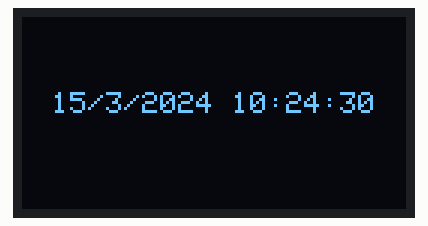
Simulated run of this sketch. Board: Arduino Uno, built with avr-gcc and run on an emulated ATmega328P. Shown: 128×64 one-colour display. The local clock reads 2024-03-15 10:24:30 at power-on unless the sketch sets it; what the sketch prints to the serial monitor is not drawn.

Above: at 0.1 s.
At 18.3 s:
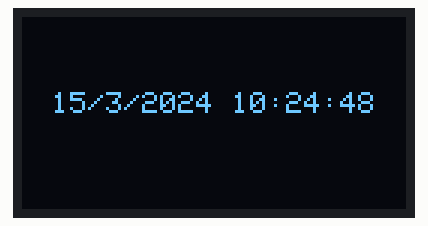
At 21.4 s:
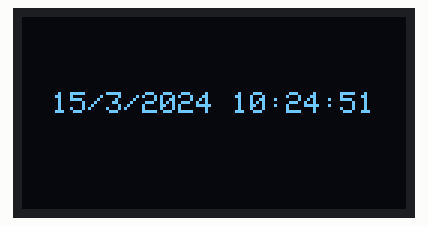
At 24.4 s:
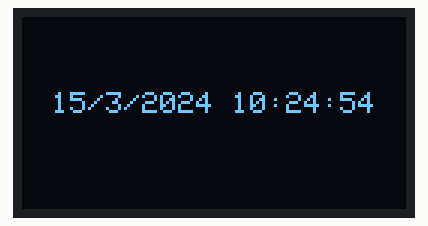
At 27.4 s:
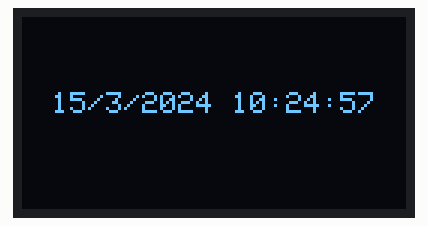
At 36.5 s:
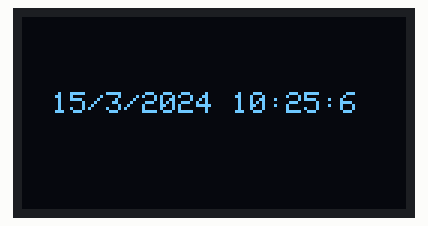

The sketch:

RTC_OLED_DS1307_Lib.ino
```cpp
// Date and time functions using a DS1307 RTC connected via I2C and Wire lib
// Example from ADAfruit
// --------------------------
// How to connect it:
// GND --> GND
// VCC --> VCC
// SCL --> A4
// SDA --> A5
// --------------------------


#include <SPI.h>
#include <Wire.h>
#include <Adafruit_GFX.h>
#include <Adafruit_SSD1306.h>
#include "RTClib.h"

#define OLED_RESET 4
Adafruit_SSD1306 display(OLED_RESET);

RTC_DS1307 RTC;

#if (SSD1306_LCDHEIGHT != 64)
#error("Height incorrect, please fix Adafruit_SSD1306.h!");
#endif

void setup () {

  // by default, we'll generate the high voltage from the 3.3v line internally! (neat!)
  display.begin(SSD1306_SWITCHCAPVCC, 0x3C);  // initialize with the I2C addr 0x3D (for the 128x64)
  // init done

  // Clear the buffer. As we are using adafruit lib buffer contains it's logo
  display.clearDisplay();

  Serial.begin(57600);
  Wire.begin();
  RTC.begin();

  if (! RTC.isrunning()) {
    Serial.println("RTC is NOT running!");
    // following line sets the RTC to the date & time this sketch was compiled
    //RTC.adjust(DateTime(__DATE__, __TIME__));
  }

}

void loop () {

  DateTime now = RTC.now();

  Serial.print(now.year(), DEC);
  Serial.print('/');
  Serial.print(now.month(), DEC);
  Serial.print('/');
  Serial.print(now.day(), DEC);
  Serial.print(' ');
  Serial.print(now.hour(), DEC);
  Serial.print(':');
  Serial.print(now.minute(), DEC);
  Serial.print(':');
  Serial.print(now.second(), DEC);
  Serial.println();

  Serial.print(" since 1970 = ");
  Serial.print(now.unixtime());
  Serial.print("s = ");
  Serial.print(now.unixtime() / 86400L);
  Serial.println("d");

  // calculate a date which is 7 days and 30 seconds into the future
  DateTime future (now.unixtime() + 7 * 86400L + 30);

  Serial.print(" now + 7d + 30s: ");
  Serial.print(future.year(), DEC);
  Serial.print('/');
  Serial.print(future.month(), DEC);
  Serial.print('/');
  Serial.print(future.day(), DEC);
  Serial.print(' ');
  Serial.print(future.hour(), DEC);
  Serial.print(':');
  Serial.print(future.minute(), DEC);
  Serial.print(':');
  Serial.print(future.second(), DEC);
  Serial.println();

  Serial.println();

  // clear OLED
  display.clearDisplay();

  // text display tests
  display.setTextSize(1);
  display.setTextColor(WHITE);
  display.setCursor(10,25);

  // print date on oled:
  display.print(now.day(), DEC);
  display.print("/");
  display.print(now.month(), DEC);
  display.print("/");
  display.print(now.year(), DEC);
  display.print(" ");

  // print date on oled:
  display.print(now.hour(), DEC);
  display.print(":");
  display.print(now.minute(), DEC);
  display.print(":");
  display.print(now.second(), DEC);

  // print OLED
  display.display();

  delay(3000);
}
```

Measured:
- what the display in image 1 shows lasts 3.0 s, from 18.3 s to 21.3 s
